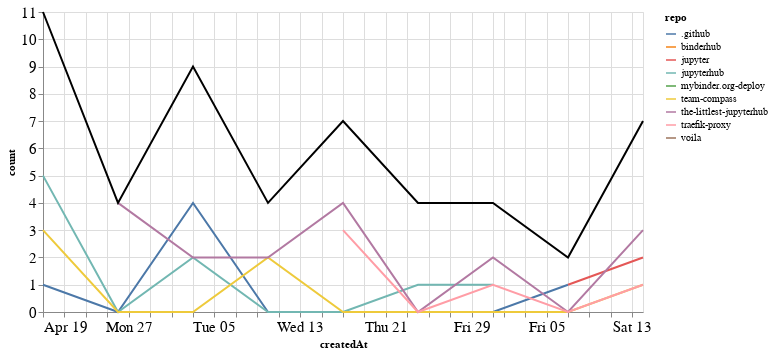

The cell this chart's notebook holds for it:
### Markdown cell above
## Comments

### Code cell
comments_time = comments.groupby('repo').resample('W', on='createdAt').count()['author'].reset_index()
comments_time = comments_time.rename(columns={'author': 'count'})
comments_time_total = comments_time.groupby('createdAt').agg({"count": "sum"}).reset_index()
ch1 = alt.Chart(comments_time, width=600).mark_line().encode(
    x='createdAt',
    y='count',
    color='repo',
    tooltip="repo"
)

ch2 = alt.Chart(comments_time_total, width=600).mark_line(color="black").encode(
    x='createdAt',
    y='count',
)

ch1 + ch2

### Figure 1 — Vega-Lite specification as saved in the notebook (floating-point values rounded to 4 significant figures)
{"config": {"axisLeft": {"labelFontSize": 15}, "axisBottom": {"labelFontSize": 15}}, "layer": [{"data": {"name": "data-5675214e7e9a9d6344ef1e4396fe5300"}, "mark": "line", "encoding": {"color": {"type": "nominal", "field": "repo"}, "tooltip": {"type": "nominal", "field": "repo"}, "x": {"type": "temporal", "field": "createdAt"}, "y": {"type": "quantitative", "field": "count"}}, "width": 600}, {"data": {"name": "data-b5b6acd20214f8eed6c580e6a089e29e"}, "mark": {"type": "line", "color": "black"}, "encoding": {"x": {"type": "temporal", "field": "createdAt"}, "y": {"type": "quantitative", "field": "count"}}, "width": 600}], "$schema": "https://vega.github.io/schema/vega-lite/v4.8.1.json", "datasets": {"data-5675214e7e9a9d6344ef1e4396fe5300": [{"repo": ".github", "createdAt": "2020-04-19T00:00:00", "count": 1}, {"repo": ".github", "createdAt": "2020-04-26T00:00:00", "count": 0}, {"repo": ".github", "createdAt": "2020-05-03T00:00:00", "count": 4}, {"repo": ".github", "createdAt": "2020-05-10T00:00:00", "count": 0}, {"repo": ".github", "createdAt": "2020-05-17T00:00:00", "count": 0}, {"repo": ".github", "createdAt": "2020-05-24T00:00:00", "count": 0}, {"repo": ".github", "createdAt": "2020-05-31T00:00:00", "count": 0}, {"repo": ".github", "createdAt": "2020-06-07T00:00:00", "count": 1}, {"repo": "binderhub", "createdAt": "2020-04-19T00:00:00", "count": 2}, {"repo": "jupyter", "createdAt": "2020-06-07T00:00:00", "count": 1}, {"repo": "jupyter", "createdAt": "2020-06-14T00:00:00", "count": 2}, {"repo": "jupyterhub", "createdAt": "2020-04-19T00:00:00", "count": 5}, {"repo": "jupyterhub", "createdAt": "2020-04-26T00:00:00", "count": 0}, {"repo": "jupyterhub", "createdAt": "2020-05-03T00:00:00", "count": 2}, {"repo": "jupyterhub", "createdAt": "2020-05-10T00:00:00", "count": 0}, {"repo": "jupyterhub", "createdAt": "2020-05-17T00:00:00", "count": 0}, {"repo": "jupyterhub", "createdAt": "2020-05-24T00:00:00", "count": 1}, {"repo": "jupyterhub", "createdAt": "2020-05-31T00:00:00", "count": 1}, {"repo": "mybinder.org-deploy", "createdAt": "2020-05-24T00:00:00", "count": 3}, {"repo": "team-compass", "createdAt": "2020-04-19T00:00:00", "count": 3}, {"repo": "team-compass", "createdAt": "2020-04-26T00:00:00", "count": 0}, {"repo": "team-compass", "createdAt": "2020-05-03T00:00:00", "count": 0}, {"repo": "team-compass", "createdAt": "2020-05-10T00:00:00", "count": 2}, {"repo": "team-compass", "createdAt": "2020-05-17T00:00:00", "count": 0}, {"repo": "team-compass", "createdAt": "2020-05-24T00:00:00", "count": 0}, {"repo": "team-compass", "createdAt": "2020-05-31T00:00:00", "count": 0}, {"repo": "team-compass", "createdAt": "2020-06-07T00:00:00", "count": 0}, {"repo": "team-compass", "createdAt": "2020-06-14T00:00:00", "count": 1}, {"repo": "the-littlest-jupyterhub", "createdAt": "2020-04-26T00:00:00", "count": 4}, {"repo": "the-littlest-jupyterhub", "createdAt": "2020-05-03T00:00:00", "count": 2}, {"repo": "the-littlest-jupyterhub", "createdAt": "2020-05-10T00:00:00", "count": 2}, {"repo": "the-littlest-jupyterhub", "createdAt": "2020-05-17T00:00:00", "count": 4}, {"repo": "the-littlest-jupyterhub", "createdAt": "2020-05-24T00:00:00", "count": 0}, {"repo": "the-littlest-jupyterhub", "createdAt": "2020-05-31T00:00:00", "count": 2}, {"repo": "the-littlest-jupyterhub", "createdAt": "2020-06-07T00:00:00", "count": 0}, {"repo": "the-littlest-jupyterhub", "createdAt": "2020-06-14T00:00:00", "count": 3}, {"repo": "traefik-proxy", "createdAt": "2020-05-17T00:00:00", "count": 3}, {"repo": "traefik-proxy", "createdAt": "2020-05-24T00:00:00", "count": 0}, {"repo": "traefik-proxy", "createdAt": "2020-05-31T00:00:00", "count": 1}, {"repo": "traefik-proxy", "createdAt": "2020-06-07T00:00:00", "count": 0}, {"repo": "traefik-proxy", "createdAt": "2020-06-14T00:00:00", "count": 1}, {"repo": "voila", "createdAt": "2020-05-03T00:00:00", "count": 1}], "data-b5b6acd20214f8eed6c580e6a089e29e": [{"createdAt": "2020-04-19T00:00:00", "count": 11}, {"createdAt": "2020-04-26T00:00:00", "count": 4}, {"createdAt": "2020-05-03T00:00:00", "count": 9}, {"createdAt": "2020-05-10T00:00:00", "count": 4}, {"createdAt": "2020-05-17T00:00:00", "count": 7}, {"createdAt": "2020-05-24T00:00:00", "count": 4}, {"createdAt": "2020-05-31T00:00:00", "count": 4}, {"createdAt": "2020-06-07T00:00:00", "count": 2}, {"createdAt": "2020-06-14T00:00:00", "count": 7}]}}
